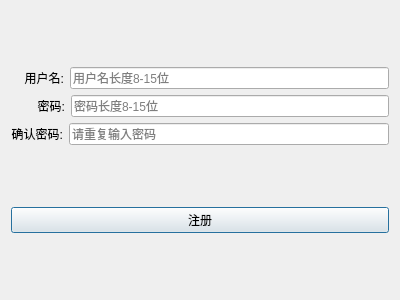
<?xml version="1.0" encoding="UTF-8"?>
<ui version="4.0">
 <class>RegisterUI</class>
 <widget class="QDialog" name="RegisterUI">
  <property name="geometry">
   <rect>
    <x>0</x>
    <y>0</y>
    <width>400</width>
    <height>300</height>
   </rect>
  </property>
  <property name="windowTitle">
   <string>Dialog</string>
  </property>
  <layout class="QHBoxLayout" name="horizontalLayout_4">
   <item>
    <layout class="QVBoxLayout" name="verticalLayout">
     <item>
      <spacer name="verticalSpacer">
       <property name="orientation">
        <enum>Qt::Vertical</enum>
       </property>
       <property name="sizeHint" stdset="0">
        <size>
         <width>20</width>
         <height>40</height>
        </size>
       </property>
      </spacer>
     </item>
     <item>
      <layout class="QHBoxLayout" name="horizontalLayout_3">
       <item>
        <widget class="QLabel" name="label1">
         <property name="text">
          <string>    用户名:</string>
         </property>
         <property name="alignment">
          <set>Qt::AlignRight|Qt::AlignTrailing|Qt::AlignVCenter</set>
         </property>
        </widget>
       </item>
       <item>
        <widget class="QLineEdit" name="usrNameLineEdit">
         <property name="placeholderText">
          <string>用户名长度8-15位</string>
         </property>
        </widget>
       </item>
      </layout>
     </item>
     <item>
      <layout class="QHBoxLayout" name="horizontalLayout_2">
       <item>
        <widget class="QLabel" name="label2">
         <property name="text">
          <string>        密码:</string>
         </property>
         <property name="alignment">
          <set>Qt::AlignRight|Qt::AlignTrailing|Qt::AlignVCenter</set>
         </property>
        </widget>
       </item>
       <item>
        <widget class="QLineEdit" name="usrPassWordLineEdit">
         <property name="echoMode">
          <enum>QLineEdit::Password</enum>
         </property>
         <property name="placeholderText">
          <string>密码长度8-15位</string>
         </property>
        </widget>
       </item>
      </layout>
     </item>
     <item>
      <layout class="QHBoxLayout" name="horizontalLayout">
       <item>
        <widget class="QLabel" name="label3">
         <property name="text">
          <string>确认密码:</string>
         </property>
         <property name="alignment">
          <set>Qt::AlignRight|Qt::AlignTrailing|Qt::AlignVCenter</set>
         </property>
        </widget>
       </item>
       <item>
        <widget class="QLineEdit" name="usrPassWordAgainLineEdit">
         <property name="echoMode">
          <enum>QLineEdit::Password</enum>
         </property>
         <property name="placeholderText">
          <string>请重复输入密码</string>
         </property>
        </widget>
       </item>
      </layout>
     </item>
     <item>
      <spacer name="verticalSpacer_2">
       <property name="orientation">
        <enum>Qt::Vertical</enum>
       </property>
       <property name="sizeHint" stdset="0">
        <size>
         <width>20</width>
         <height>40</height>
        </size>
       </property>
      </spacer>
     </item>
     <item>
      <widget class="QPushButton" name="registerButton">
       <property name="text">
        <string>注册</string>
       </property>
      </widget>
     </item>
     <item>
      <spacer name="verticalSpacer_3">
       <property name="orientation">
        <enum>Qt::Vertical</enum>
       </property>
       <property name="sizeHint" stdset="0">
        <size>
         <width>20</width>
         <height>40</height>
        </size>
       </property>
      </spacer>
     </item>
    </layout>
   </item>
  </layout>
 </widget>
 <resources/>
 <connections/>
</ui>
